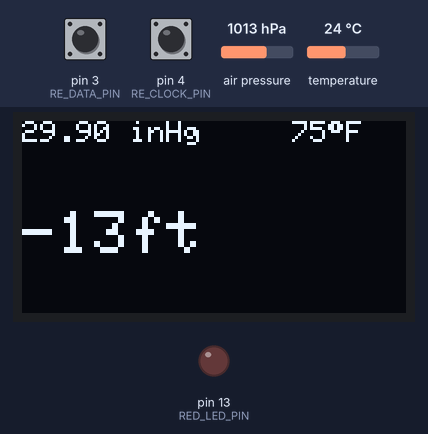
This sketch was run on a simulated Arduino Uno, built with avr-gcc and run on an emulated ATmega328P. Shown: 128×64 one-colour display, output pins drawn as LEDs (lit = HIGH). The inputs (shaded band) are chosen by the test bench; at power-on: air pressure 1013 hPa, pin 4 (RE_CLOCK_PIN) HIGH, temperature 24 °C, pin 3 (RE_DATA_PIN) HIGH.

Above: at 3.2 s.
3.3 s: air pressure set to 952 hPa
At 4.7 s:
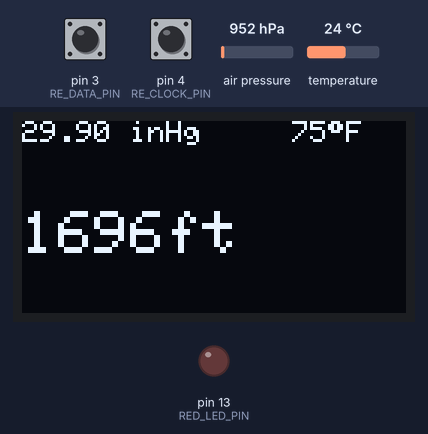
5.6 s: pin 4 (RE_CLOCK_PIN) pulled LOW for 0.15 s
At 7.3 s:
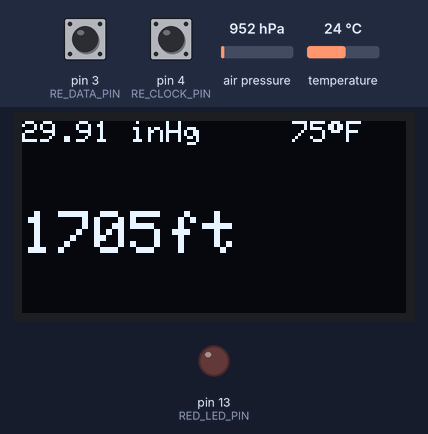
8.1 s: temperature set to 12 °C
At 9.8 s:
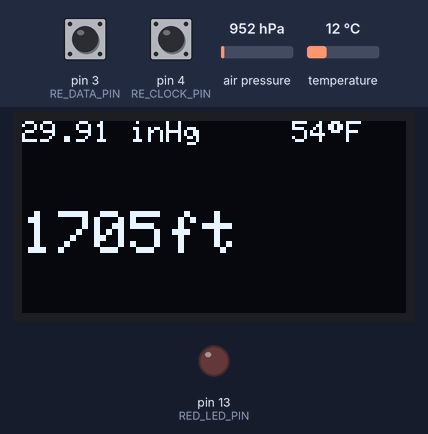
10.1 s: pin 4 (RE_CLOCK_PIN) pulled LOW for 1 s
At 11.9 s:
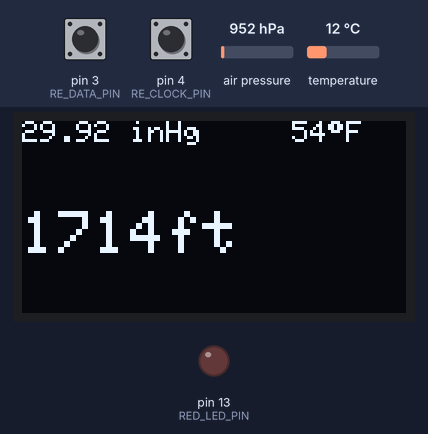
12.6 s: air pressure set to 975 hPa
At 13.5 s:
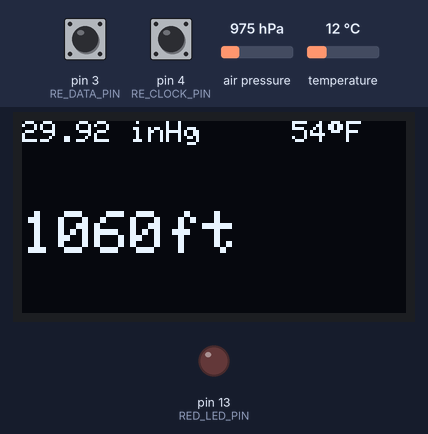
14.6 s: temperature set to 19 °C
At 16.3 s:
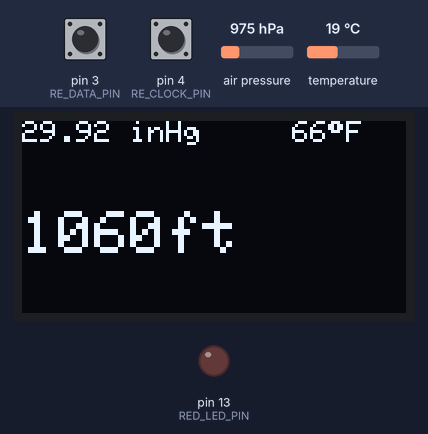
Timing chart, 0 to 17.6 s (numbered marks = the images above; inputs shaded):
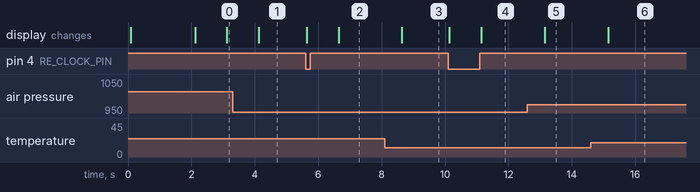

Measured:
- after the input at 3.3 s, the display: changes after 0.82 s (image 1)
- after the input at 5.6 s, the display: first changes at once (image 2 shows a later state)
- after the input at 8.1 s, the display: changes after 0.54 s (image 3)
- after the input at 10.1 s, the display: first changes at once (image 4 shows a later state)
- after the input at 12.6 s, the display: changes after 0.54 s (image 5)
- after the input at 14.6 s, the display: changes after 0.54 s (image 6)

The sketch:

altimeterM0.ino
```cpp
#include <Adafruit_SSD1306.h>
#include <Adafruit_BMP280.h>
#include <math.h>

// OLED display TWI address
#define OLED_ADDR   0x3C

// Check OLED display setup...
#if (SSD1306_LCDHEIGHT != 64)
#error("Height incorrect, please fix Adafruit_SSD1306.h!");
#endif

// Declare display
Adafruit_SSD1306 display(-1);

// Declare Pressure Sensor
// Note: had to change address to 0x76 in SFE_BMP180.h
Adafruit_BMP280 pSensor; // I2C pSensor;

void setupBMP280()
{
  /* Default settings from datasheet. */
  pSensor.setSampling(Adafruit_BMP280::MODE_NORMAL,     /* Operating Mode. */
                      Adafruit_BMP280::SAMPLING_X2,     /* Temp. oversampling */
                      Adafruit_BMP280::SAMPLING_X16,    /* Pressure oversampling */
                      Adafruit_BMP280::FILTER_X16,      /* Filtering. */
                      Adafruit_BMP280::STANDBY_MS_500); /* Standby time. */
}

// For Rotary Encoder (KY-040)
int RE_CLOCK_PIN = 4;  // Connected to CLK on KY-040
int RE_DATA_PIN  = 3;  // Connected to DT on KY-040

// Red LED
int RED_LED_PIN = 13;

// Rotary
uint8_t re_clk_hist = 0;
uint8_t re_clk = 0;
uint8_t re_dta_hist = 0;
uint8_t re_dta = 0;

// Setup the rotary encoder
void setup_rotary()
{
  pinMode(RE_CLOCK_PIN, INPUT);
  pinMode(RE_CLOCK_PIN, INPUT_PULLUP);
  pinMode(RE_DATA_PIN, INPUT);
  pinMode(RE_DATA_PIN, INPUT_PULLUP);
}

uint32_t rotary_ms = 0; // global rotary timing var
void sample_rotary()
{
  // Sample once every 1 milliseconds
  if (millis() - rotary_ms > 1)
  {
    rotary_ms = millis();
    re_clk_hist <<= 1;
    re_dta_hist <<= 1;
    if (digitalRead(RE_CLOCK_PIN))
      re_clk_hist |= 0x01;
    if (digitalRead(RE_DATA_PIN))
      re_dta_hist |= 0x01;

    // Two in a row means we set the value
    if (0x07 == (re_clk_hist & 0x07))
      re_clk = 1;
    if (0x00 == (re_clk_hist & 0x07))
      re_clk = 0;
    if (0x07 == (re_dta_hist & 0x07))
      re_dta = 1;
    if (0x00 == (re_dta_hist & 0x07))
      re_dta = 0;
  }
}

// If clk goes high-to-low and data is high, +1
// If clk goes high-to-low and data is low, -1
// Else, 0
uint8_t prev_re_clk = 0;
int8_t get_rotary_value()
{
  int8_t val = 0;
  if (prev_re_clk > 0 && re_clk < 1)
  { // We went high-to-low
    if (re_dta > 0)
      val = 1;
    else
      val = -1;
  }
  prev_re_clk = re_clk; // save state

  return val;
}
// Gets absolute pressure in millibar, and temp in C
// Note that millibar is the same as hPa (hectopascal)
double getAbsPressureMbar(double &tempC)
{
  tempC = pSensor.readTemperature();
  double pressure = pSensor.readPressure();

  return(pressure);
}

double cToF(double degC)
{
  return degC * 9.0 / 5.0 + 32.0;
}

uint8_t getNumLen(double num)
{
  int len = 1;
  if (num < 0)
    len++;
  num = abs(num);
  if (num >= 10)
    len++;
  if (num >= 100)
    len++;
  if (num >= 1000)
    len++;
  if (num >= 10000)
    len++;
  if (num >= 100000)
    len++;
  return len;
}

void setup()
{
  // initialize red led
  pinMode(RED_LED_PIN, OUTPUT);

  // initialize and clear display
  display.begin(SSD1306_SWITCHCAPVCC, OLED_ADDR);
  display.clearDisplay();
  display.display();

  // size 1, 10px high, 21 chars wide
  // size 2, 20px high, 10 chars wide
  // Yellow is 15px high
  // Then blue
  display.setTextSize(1);
  display.setTextColor(WHITE);
  display.setCursor(0,0);
  display.print("Initializing...");

  // Rotary Encoder Init
  setup_rotary();

  // Barometric Sensor Init
  if(!pSensor.begin())
  {
    display.setCursor(0,16);
    display.print("BMP280 not detected");
  }
  else
  {
    display.setCursor(0,16);
    display.print("Found BMP280");

    setupBMP280();
  }

  // update display with all of the above graphics
  display.display();
  delay(2000);
}

/*********************************************************/
// Globals
uint32_t global_ms = 0; // Track global milliseconds
uint32_t global_secs = 0;
uint32_t last_tenth_ms = 0;
uint32_t last_sec_ms = 0;
double pressureSample = 0;

int prevRotaryVal = -1;
int rotaryVal = 0;

double altFt = 0.0;

double degF = 0.0;
double prevDegF = 0.0;

uint8_t last_alt_pos = 0;

uint8_t once = 1;

int count = 0;
void loop()
{
  global_ms = millis();
  sample_rotary();
  rotaryVal += get_rotary_value();
  double inHg = 29.9 + rotaryVal / 100.0;

  bool updateDisplay = false;

  // Update rotary display 1/10 second since our last update
  if (rotaryVal != prevRotaryVal && global_ms-last_tenth_ms > 100)
  {
    prevRotaryVal = rotaryVal;
    last_tenth_ms = global_ms;
    last_sec_ms = global_ms;
    updateDisplay = true;
  }

  if (rotaryVal == prevRotaryVal && global_ms - last_sec_ms > 1000)
  {
    last_sec_ms = global_ms;
    updateDisplay = true;

    // Reading our temp and pressure
    double tempC = 0.0;
    pressureSample = getAbsPressureMbar(tempC);
    degF = cToF(tempC);

    {
      // Convert InHG (rotaryVal) to mbar
      double offsetMbar = inHg * 33.86389;
      double altMeters = pSensor.readAltitude(offsetMbar);
      double tempAltFt = altMeters * 3.28084;

      // Alt can jiggle around a bit, so we apply a dead band of 1.5 ft.
      if (abs(altFt - tempAltFt) > 1.5)
      {
        altFt = tempAltFt;
      }
    }
  }


  // Only update display if we change rotary value, or once per second
  if (updateDisplay)
  {
    display.clearDisplay();
    //display.fillRect(0, 0, 64, 20, 0);
    display.setTextSize(1);
    display.setCursor(0, 0);
    display.print (inHg);
    display.print (" inHg");


    display.setCursor(90, 0);
    display.print(round(degF));
    display.print((char) 247);
    display.print("F");

    display.setCursor(0,30);
    display.setTextSize(2);
    display.print(round(altFt));
    display.print ("ft");

    display.display();
  }

}
```
